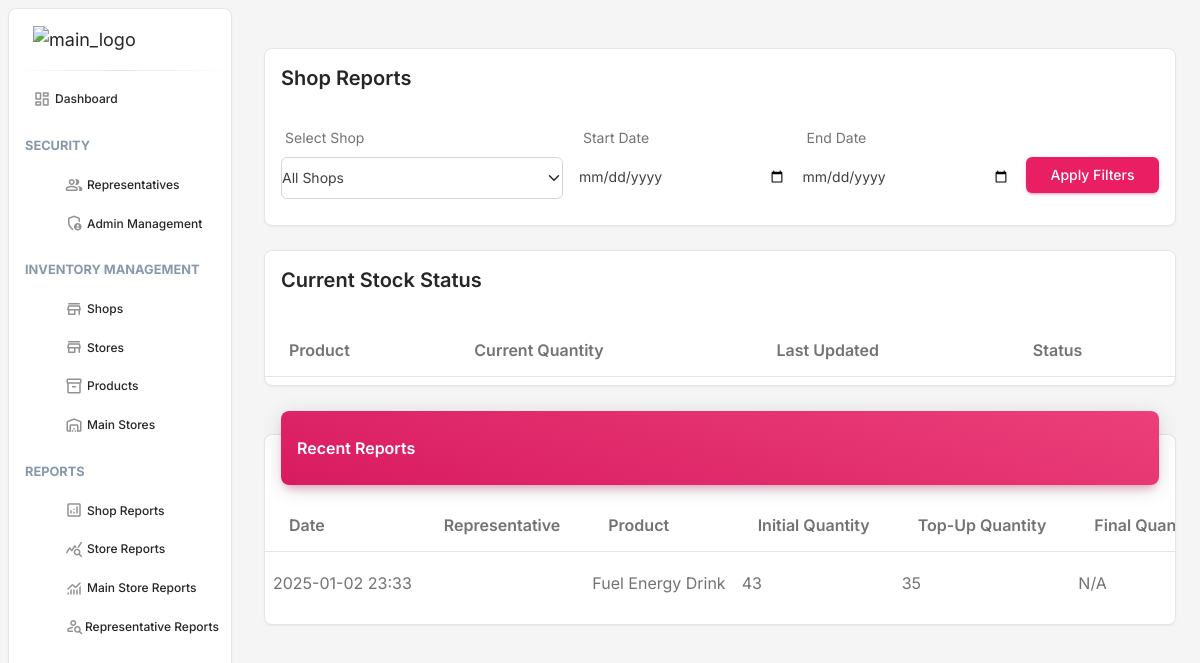
/track-n-trace/admin/reports/shops/ (signed in), run on the app's committed database.
### reptrack_trace/models.py (models this page shows, shortened)
class Report(models.Model):
    STATUS_CHOICES = [
        ('draft', 'Draft'),
        ('submitted', 'Submitted')
    ]
    id = models.UUIDField(primary_key=True, default=uuid.uuid4, editable=False)
    representative = models.ForeignKey(User, on_delete=models.CASCADE)
    shop = models.ForeignKey(Shop, on_delete=models.CASCADE)
    product = models.ForeignKey(Product, on_delete=models.CASCADE)
    shop_current_quantity = models.IntegerField()
    needs_topup = models.BooleanField()
    desired_quantity = models.IntegerField(null=True, blank=True)
    topup_quantity = models.IntegerField(null=True, blank=True)
    shop_photo = models.ImageField(upload_to='shop_photos/')
    shop_comments = models.TextField(blank=True)
    shop_store_manager_confirmed = models.BooleanField(default=False)
    shop_store_current_quantity = models.IntegerField(null=True, blank=True)
    shop_store_has_sufficient_stock = models.BooleanField(null=True)
    quantity_taken_from_shop_store = models.IntegerField(null=True, blank=True)
    remaining_shop_store_quantity = models.IntegerField(null=True, blank=True)
    shop_store_photo = models.ImageField(upload_to='shop_store_photos/', null=True, blank=True)
    shop_store_comments = models.TextField(blank=True)
    store = models.ForeignKey(Store, on_delete=models.CASCADE, null=True, blank=True)
    store_current_quantity = models.IntegerField(null=True, blank=True)
    quantity_taken_from_store = models.IntegerField(null=True, blank=True)
    remaining_store_quantity = models.IntegerField(null=True, blank=True)
    store_photo = models.ImageField(upload_to='store_photos/', null=True, blank=True)
    store_comments = models.TextField(blank=True)
    main_store = models.ForeignKey(MainStore, on_delete=models.CASCADE, null=True, blank=True)
    main_store_quantity = models.IntegerField(null=True, blank=True)
    quantity_taken_from_main_store = models.IntegerField(null=True, blank=True)
    remaining_main_store_quantity = models.IntegerField(null=True, blank=True)
    main_store_photo = models.ImageField(upload_to='main_store_photos/', null=True, blank=True)
    main_store_comments = models.TextField(blank=True)
    quantity_taken_from_main = models.IntegerField(null=True, blank=True)
    final_shop_quantity = models.IntegerField(null=True, blank=True)
    final_store_quantity = models.IntegerField(null=True, blank=True)
    status = models.CharField(max_length=20, choices=STATUS_CHOICES, default='draft')
    created_at = models.DateTimeField(auto_now_add=True)
    updated_at = models.DateTimeField(auto_now=True)
    submitted_at = models.DateTimeField(null=True, blank=True)
    class Meta:
        ordering = ['-created_at']

class Product(models.Model):
    name = models.CharField(max_length=255, unique=True)
    description = models.TextField(blank=True)
    created_at = models.DateTimeField(auto_now_add=True)
    updated_at = models.DateTimeField(auto_now=True)

### reptrack_trace/views.py (the view)
# urls.py: path('admin/reports/shops/', views.ShopReportsView.as_view(), name='shop-reports'),
class ShopReportsView(LoginRequiredMixin, UserPassesTestMixin, TemplateView):
    template_name = 'admin/shop_reports.html'
    def test_func(self):
        return self.request.user.role == User.ADMIN
    def get_context_data(self, **kwargs):
        context = super().get_context_data(**kwargs)
        start_date = self.request.GET.get('start_date')
        end_date = self.request.GET.get('end_date')
        shop_id = self.request.GET.get('shop')
        reports = Report.objects.filter(status='submitted')
        if start_date and end_date:
            reports = reports.filter(
                created_at__range=[start_date, end_date]
            )
        if shop_id:
            reports = reports.filter(shop_id=shop_id)
        context.update({
            'reports': reports,
            'shops': Shop.objects.all(),
            'start_date': start_date,
            'end_date': end_date,
            'selected_shop': shop_id
        })
        return context

### core/templates/admin/shop_reports.html (shortened to what this page needs)
{% extends 'admin/base_admin.html' %}
{% block content %}
<div class="container-fluid py-4">
    <div class="row mb-4">
        <div class="col-12">
            <div class="card">
                <div class="card-header p-3">
                    <h5 class="mb-0">Shop Reports</h5>
                </div>
                <div class="card-body">
                    <form method="get" class="row g-3">
                        <div class="col-md-4">
                            <label class="form-label">Select Shop</label>
                            <select name="shop" class="form-select">
                                <option value="">All Shops</option>
                            </select>
                        </div>
                        <div class="col-md-3">
                            <label class="form-label">Start Date</label>
                            <input type="date" name="start_date" class="form-control" value="{{ start_date }}">
                        </div>
                        <div class="col-md-3">
                            <label class="form-label">End Date</label>
                            <input type="date" name="end_date" class="form-control" value="{{ end_date }}">
                        </div>
                        <div class="col-md-2">
                            <label class="form-label">&nbsp;</label>
                            <button type="submit" class="btn btn-primary d-block w-100">Apply Filters</button>
                        </div>
                    </form>
                </div>
            </div>
        </div>
    </div>
    <div class="row mb-4">
        <div class="col-12">
            <div class="card">
                <div class="card-header p-3">
                    <h5 class="mb-0">Current Stock Status</h5>
                </div>
                <div class="card-body px-0 pb-2">
                    <div class="table-responsive p-0">
                        <table class="table align-items-center mb-0">
                            <thead>
                                <tr>
                                    <th>Product</th>
                                    <th>Current Quantity</th>
                                    <th>Last Updated</th>
                                    <th>Status</th>
                                </tr>
                            </thead>
                        </table>
                    </div>
                </div>
            </div>
        </div>
    </div>
    <div class="row">
        <div class="col-12">
            <div class="card my-4">
                <div class="card-header p-0 position-relative mt-n4 mx-3 z-index-2">
                    <div class="bg-gradient-primary shadow-primary border-radius-lg pt-4 pb-3">
                        <h6 class="text-white text-capitalize ps-3">Recent Reports</h6>
                    </div>
                </div>
                <div class="card-body px-0 pb-2">
                    <div class="table-responsive p-0">
                        <table class="table align-items-center mb-0">
                            <thead>
                                <tr>
                                    <th>Date</th>
                                    <th>Representative</th>
                                    <th>Product</th>
                                    <th>Initial Quantity</th>
                                    <th>Top-up Quantity</th>
                                    <th>Final Quantity</th>
                                </tr>
                            </thead>
                            <tbody>
                                {% for report in reports %}
                                <tr>
                                    <td>{{ report.created_at|date:"Y-m-d H:i" }}</td>
                                    <td>{{ report.representative.get_full_name }}</td>
                                    <td>{{ report.product.name }}</td>
                                    <td>{{ report.shop_current_quantity }}</td>
                                    <td>{{ report.topup_quantity|default:"N/A" }}</td>
                                    <td>{{ report.final_shop_quantity|default:"N/A" }}</td>
                                </tr>
                                {% endfor %}
                            </tbody>
                        </table>
                    </div>
                </div>
            </div>
        </div>
    </div>
</div>
{% endblock %}

### data on the page
Report: created_at "2025-01-02 23:33", product.name "Fuel Energy Drink", shop_current_quantity "43", topup_quantity "35", final_shop_quantity "N/A"
